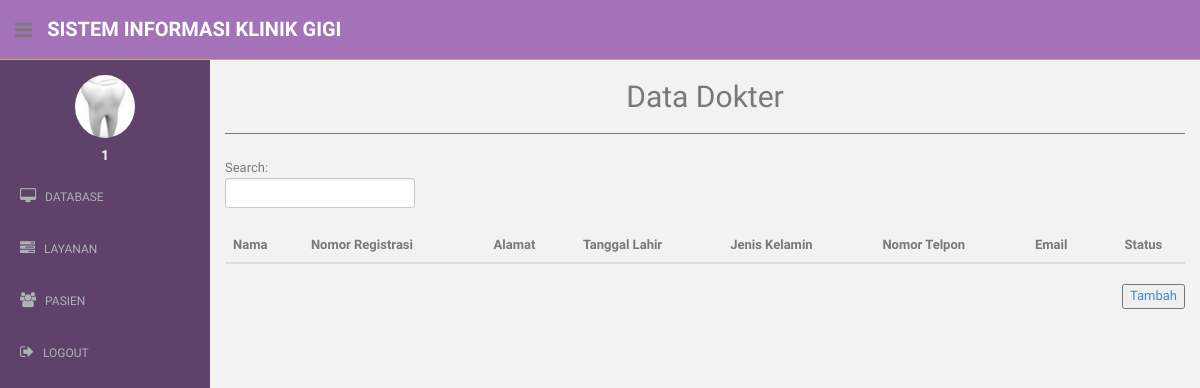
/admin/dokter.php (signed in), run on an earlier commit of the app's database.
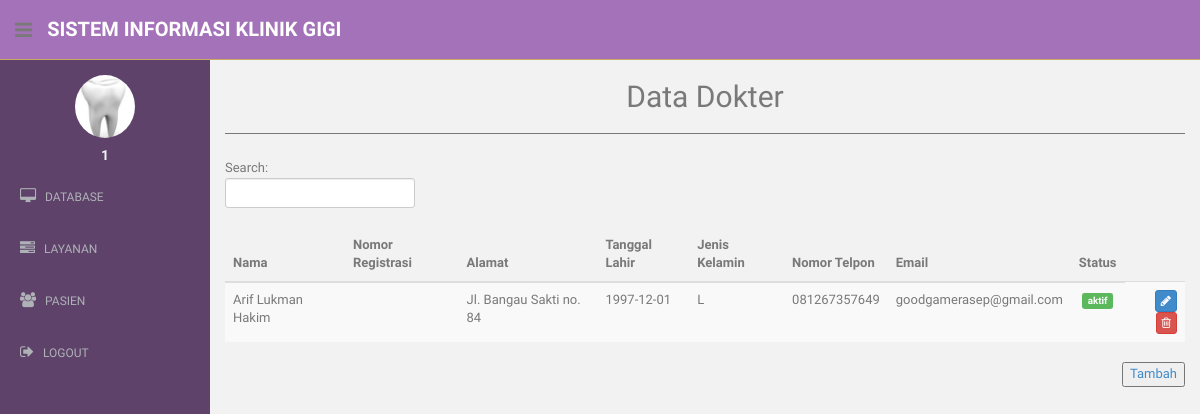
And on a later commit of the database.
### tables this page shows
CREATE TABLE `dokter` (
  `id_dokter` int(11) NOT NULL,
  `no_reg_dokter` varchar(12) DEFAULT NULL,
  `nama_dokter` text NOT NULL,
  `alamat` text NOT NULL,
  `tanggal_lahir` date NOT NULL,
  `jenis_kelamin` varchar(1) NOT NULL,
  `no_telp` text NOT NULL,
  `email` text NOT NULL,
  `status` int(1) NOT NULL,
  `id_user_klinik` int(11) NOT NULL
);

### admin/dokter.php (the view, shortened to what this page needs)
<?php
  include "../connection/connect.php";
  $dataDokter = $conn->query("SELECT * FROM dokter");
?>
<!DOCTYPE html>
<html lang="en">
  <head>
    <link href="../assets/css/bootstrap.css" rel="stylesheet">
    <link href="../assets/font-awesome/css/font-awesome.css" rel="stylesheet" />
    <link href="../assets/css/style.css" rel="stylesheet">
    <link href="../assets/css/style-responsive.css" rel="stylesheet">
    <link href="../assets/css/dataTables.bootstrap.min.css" rel="stylesheet">
  </head>
  <body>
  <section id="container" >
      <header class="header purple1-bg">
              <div class="sidebar-toggle-box">
                  <div class="fa fa-bars tooltips" data-placement="right" data-original-title="Toggle Navigation"></div>
              </div>
            <a href="index.php" class="logo"><b>Sistem Informasi Klinik Gigi</b></a>
        </header>
      <aside>
          <div id="sidebar"  class="nav-collapse ">
              <ul class="sidebar-menu" id="nav-accordion">
              	  <p class="centered"><a href="profile.html"><img src="../assets/img/ui-sam.jpg" class="img-circle" width="60"></a></p>
              	  <h5 class="centered"><?php echo $_SESSION['uid']?></h5>
                  <li class="sub-menu">
                      <a href="javascript:;" >
                          <i class="fa fa-desktop"></i>
                          <span>DATABASE</span>
                      </a>
                  </li>
                  <li class="sub-menu">
                      <a href="javascript:;" >
                          <i class="fa fa-tasks"></i>
                          <span>LAYANAN</span>
                      </a>
                  </li>
                  <li class="sub-menu">
                      <a href="javascript:;" >
                          <i class="fa fa-users"></i>
                          <span>PASIEN</span>
                      </a>
                  </li>
                  <li class="sub-menu">
                      <a href="../process/logout.php" >
                          <i class="fa fa-sign-out"></i>
                          <span>LOGOUT</span>
                      </a>
                  </li>
              </ul>
          </div>
      </aside>
      <section id="main-content">
          <section class="wrapper">
          	<h2><center>Data Dokter</center></h2>
            <hr>
          	<div class="row mt">
          		<div class="col-lg-12">
              <form role="search">
                <div class="form-group">
                  <div id="tabeldata_filter" class="dataTables_filter">
                    <label>Search:<input type="search" class="form-control input-sm" placeholder="" aria-controls="tabeldata" id="search"></label>
                  </div>
                </div>
              </form>
          		<table class="table table-striped table-advance table-hover col-lg-12">
              <thead>
                <th>Nama</th>
                <th>Nomor Registrasi</th>
                <th>Alamat</th>
                <th>Tanggal Lahir</th>
                <th>Jenis Kelamin</th>
                <th>Nomor Telpon</th>
                <th>Email</th>
                <th><center>Status</center></th>
              </thead>
              <tbody>
                <?php
                while($dokter = $dataDokter->fetch_assoc()){
                  echo "
                    <tr>
                      <td>
                        $dokter[nama_dokter]
                      </td>
                      <td>
                        $dokter[no_reg_dokter]
                      </td>
                      <td>
                        $dokter[alamat]
                      </td>
                      <td>
                        $dokter[tanggal_lahir]
                      </td>
                      <td>
                        $dokter[jenis_kelamin]
                      </td>
                      <td>
                        $dokter[no_telp]
                      </td>
                      <td>
                        $dokter[email]
                      </td>
                      <td align =\"center\">
                  ";
                  if($dokter['status'] === '1'){
                    echo "<span class=\"label label-success\">aktif</span>";
                  } else {
                    echo "<span class=\"label label-danger\">non-aktif</span>";
                  }
                  echo "
                      </td>
                      <td align =\"right\">
                        <a href=\"edit_dokter.php?id_dokter=$dokter[id_dokter]\" class=\"btn btn-primary btn-xs\" role=\"button\"><i class=\"fa fa-pencil\"></i></a>
                      	<a href=\"act/hapus_dokter.php?id_dokter=$dokter[id_dokter]\" class=\"btn btn-danger btn-xs\" role=\"button\"><i class=\"fa fa-trash-o\"></i></a>
                      </td>
                    </tr>
                  ";
                }
                ?>
              </tbody>
              </table>
              <button style="float: right"><a href="add_dokter.php">Tambah</a></button>
          		</div>
          	</div>
		      </section>
      </section>
  </section>
  </body>
</html>

What changed in the data, as far as the page shows it:
added dokter: nama_dokter "Arif Lukman Hakim", alamat "Jl. Bangau Sakti no. 84", tanggal_lahir "1997-12-01", jenis_kelamin "L", no_telp "081267357649", email "goodgamerasep@gmail.com", status "aktif"
